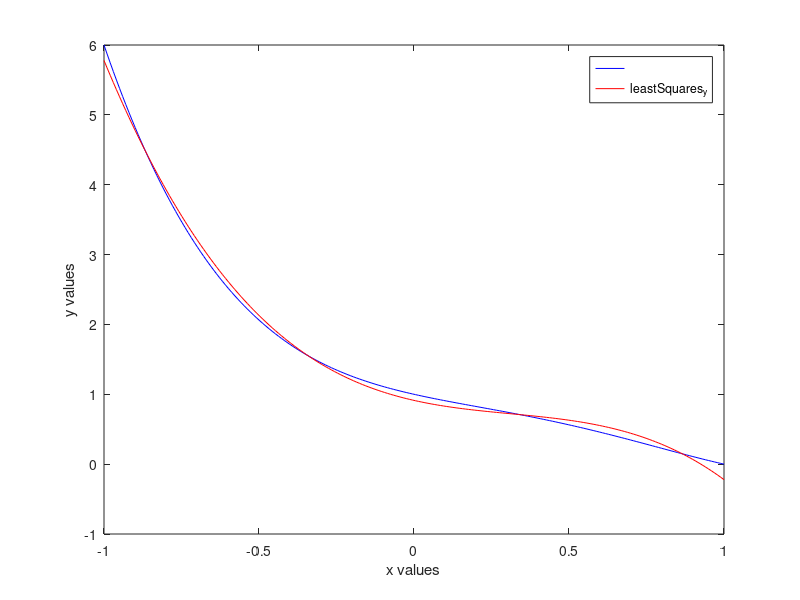

MATLAB code to generate this figure:
x=linspace(-1,1,200).';
y=x.^4-2*x.^3+x.^2-x+1;
matrixOfOnes = ones(200,1);
A=[matrixOfOnes x x.^2 x.^3]; %% do not use comma or colon here
leastSquaresCoeff = inv((A.'*A))*(A.')*y;
leastSquaresYValues = A*leastSquaresCoeff;
plot(x,y,'blue');
legend('','observed values');
xlabel('x values');
ylabel('y values');

hold
plot(x,leastSquaresYValues,'red'); %% least squares fit
legend('','leastSquares_y');

%% CORRECT SOLUTION